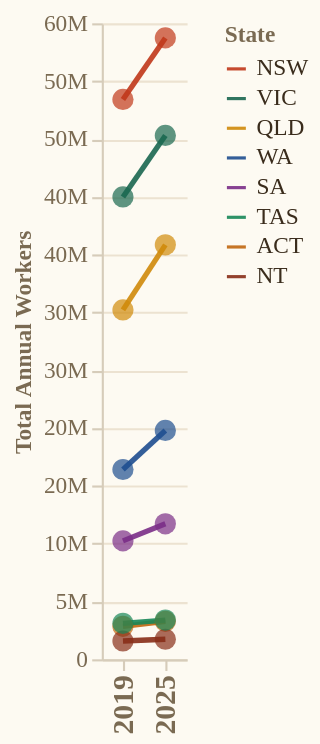

The specification (Vega-Lite) saved for this image:
### Vega-Lite specification from a JSON file in a GitHub repository (floating-point values rounded to 4 significant figures)
{"$schema": "https://vega.github.io/schema/vega-lite/v5.json", "config": {"background": "#FDFAF2", "font": "DM Sans", "axis": {"labelFont": "DM Sans", "labelFontSize": 11, "labelColor": "#7A6A52", "titleFont": "DM Sans", "titleFontSize": 11, "titleColor": "#7A6A52", "gridColor": "#EAE0CE", "gridOpacity": 0.9, "domainColor": "#D6CCBA", "tickColor": "#D6CCBA"}, "legend": {"labelFont": "DM Sans", "labelFontSize": 11, "labelColor": "#3A2C1C", "titleFont": "DM Sans", "titleFontSize": 11, "titleColor": "#7A6A52"}, "view": {"stroke": "transparent"}}, "width": "container", "height": 300, "data": {"name": "SL"}, "layer": [{"mark": {"type": "line", "strokeWidth": 2.5, "opacity": 0.9}, "encoding": {"x": {"field": "year", "type": "ordinal", "axis": {"title": null, "labelFontSize": 14, "labelFontWeight": "600"}}, "y": {"field": "job_seekers", "type": "quantitative", "axis": {"title": "Total Annual Workers", "format": ",.0s"}}, "detail": {"field": "state"}, "color": {"field": "state", "type": "nominal", "scale": {"domain": ["NSW", "VIC", "QLD", "WA", "SA", "TAS", "ACT", "NT"], "range": ["#C0381A", "#1A6850", "#D08A0A", "#1E4E90", "#7A2E88", "#188858", "#C06810", "#882E18"]}, "legend": {"title": "State", "orient": "right", "symbolSize": 80}}}}, {"mark": {"type": "point", "filled": true, "size": 100}, "encoding": {"x": {"field": "year", "type": "ordinal"}, "y": {"field": "job_seekers", "type": "quantitative"}, "color": {"field": "state", "type": "nominal", "scale": {"domain": ["NSW", "VIC", "QLD", "WA", "SA", "TAS", "ACT", "NT"], "range": ["#C0381A", "#1A6850", "#D08A0A", "#1E4E90", "#7A2E88", "#188858", "#C06810", "#882E18"]}, "legend": null}, "tooltip": [{"field": "state", "title": "State"}, {"field": "year", "title": "Year"}, {"field": "job_seekers", "title": "Workers", "format": ",.0f"}, {"field": "change_pct", "title": "% Growth 2019-2025"}]}}], "datasets": {"SL": [{"year": 2019, "state": "ACT", "job_seekers": 2853305, "change_pct": 15.1, "direction": "Increased"}, {"year": 2019, "state": "NSW", "job_seekers": 48415856, "change_pct": 11.0, "direction": "Increased"}, {"year": 2019, "state": "NT", "job_seekers": 1584914, "change_pct": 9.6, "direction": "Increased"}, {"year": 2019, "state": "QLD", "job_seekers": 30215642, "change_pct": 18.6, "direction": "Increased"}, {"year": 2019, "state": "SA", "job_seekers": 10242776, "change_pct": 14.4, "direction": "Increased"}, {"year": 2019, "state": "TAS", "job_seekers": 3110966, "change_pct": 9.1, "direction": "Increased"}, {"year": 2019, "state": "VIC", "job_seekers": 39983395, "change_pct": 13.3, "direction": "Increased"}, {"year": 2019, "state": "WA", "job_seekers": 16416341, "change_pct": 20.6, "direction": "Increased"}, {"year": 2025, "state": "ACT", "job_seekers": 3283360, "change_pct": 15.1, "direction": "Increased"}, {"year": 2025, "state": "NSW", "job_seekers": 53740986, "change_pct": 11.0, "direction": "Increased"}, {"year": 2025, "state": "NT", "job_seekers": 1736907, "change_pct": 9.6, "direction": "Increased"}, {"year": 2025, "state": "QLD", "job_seekers": 35841446, "change_pct": 18.6, "direction": "Increased"}, {"year": 2025, "state": "SA", "job_seekers": 11720220, "change_pct": 14.4, "direction": "Increased"}, {"year": 2025, "state": "TAS", "job_seekers": 3392518, "change_pct": 9.1, "direction": "Increased"}, {"year": 2025, "state": "VIC", "job_seekers": 45304702, "change_pct": 13.3, "direction": "Increased"}, {"year": 2025, "state": "WA", "job_seekers": 19793887, "change_pct": 20.6, "direction": "Increased"}]}}
